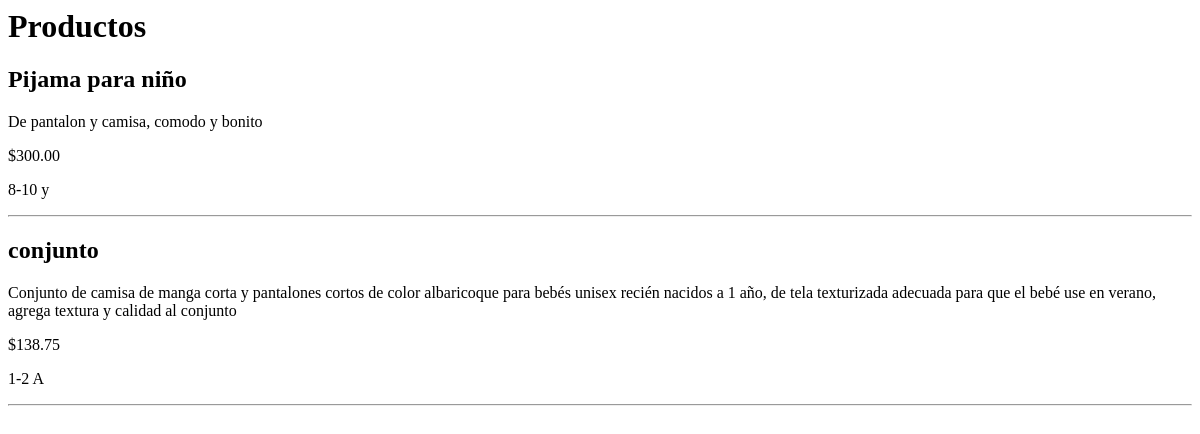
Before: /niños/ with the older database file.
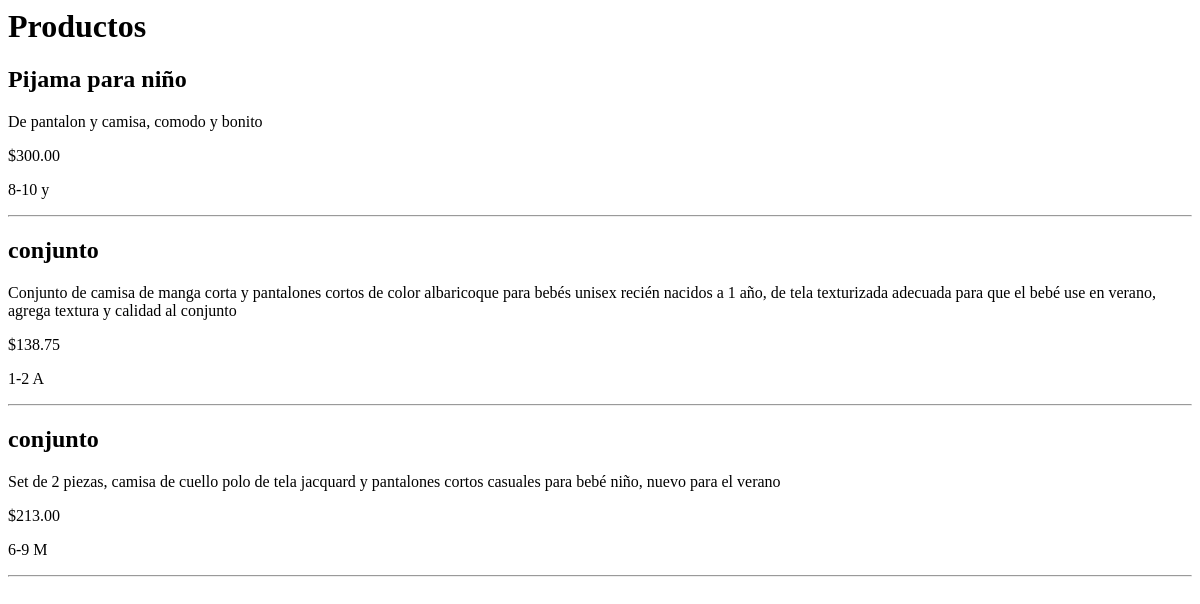
After: the same page with the newer database file.
### tienda/models.py (models this page shows, shortened)
class Producto(models.Model):
    CATEGORIAS = [
        ('Hombre', 'Hombre'),
        ('Mujer', 'Mujer'),
        ('Niña', 'Niña'),
        ('Niño', 'Niño'),
    ]
    nombre = models.CharField(max_length=100)
    descripcion = models.TextField()
    precio = models.DecimalField(max_digits=10, decimal_places=2)
    talla = models.CharField(max_length=10)
    stock = models.IntegerField()
    categoria = models.CharField(max_length=20, choices=CATEGORIAS)
    imagen = models.ImageField(upload_to='productos/', null=True, blank=True)

### tienda/views.py (called while the page is built)
def niños(request):
    productos = Producto.objects.filter(categoria='Niño')
    return render(request, 'niños.html', {'productos': productos})

### tienda/templates/niños.html
<h1>Productos</h1>
{% for producto in productos %}
<h2>{{ producto.nombre }}</h2>
<p>{{ producto.descripcion }}</p>
<p>${{ producto.precio }}</p>
<p>{{ producto.talla }}</p>
<hr>
{% endfor %}

Changed rows visible on the page:
added Producto: nombre "conjunto", descripcion "Set de 2 piezas, camisa de cuello polo de tela jacquard y pantalones cortos casuales para bebé niño, nuevo para el verano", precio "213.00", talla "6-9 M"
